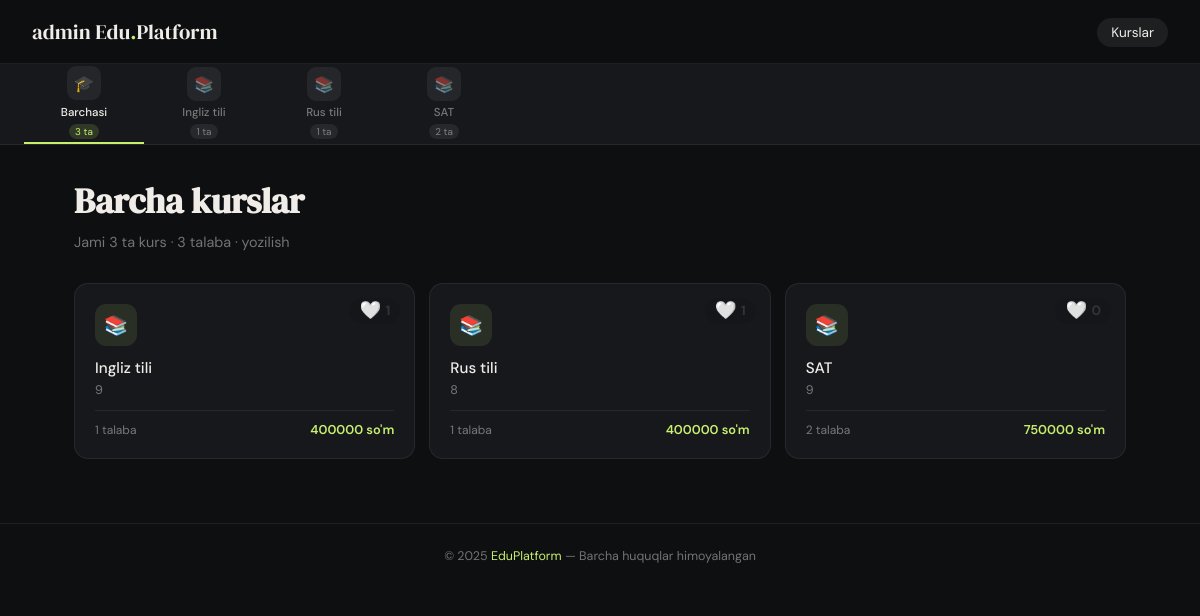
The app's page / (signed in) with its own data.
### courses/models.py (models this page shows, shortened)
class Course(models.Model):
    name = models.CharField(max_length=100, verbose_name='Nomi')
    description = models.TextField(blank=True, null=True, verbose_name='Batafsil')
    price = models.PositiveIntegerField(verbose_name='Narxi')
    duration = models.CharField(max_length=50, verbose_name='Davomiyligi')
    level = models.CharField(max_length=50, default='Beginner', verbose_name='Darajasi')
    is_active = models.BooleanField(default=True, verbose_name='Faolmi')
    updated_at = models.DateTimeField(auto_now=True, verbose_name='Oxirgi tahrirlangan vaqt')
    students = models.ManyToManyField(Student, verbose_name='O\'quvchilar')
    likes = models.ManyToManyField(Student, related_name='favorite_courses', blank=True, verbose_name='Yoqtirganlar')
    class Meta:
        verbose_name = "Kurs"
        verbose_name_plural = "Kurslar"

### courses/views.py (the view)
# urls.py: path('', home, name='home'),
def home(request):
    courses = Course.objects.all()
    students = Student.objects.all()
    context = {
        'courses': courses,
        'students': students,
        'total_students': students.count(),
        'title': 'Bosh sahifa',
    }
    return render(request, 'courses/index.html', context)

### templates/courses/index.html (shortened to what this page needs)
{% extends 'base.html' %}
{% block content %}
<div style="margin-bottom: 2rem;">
  <h1 style="font-family: var(--serif); font-size: 2.2rem; margin-bottom: 8px;">
    Barcha kurslar
  </h1>
  <p style="color: var(--muted); font-size: 0.9rem;">
    Jami {{ courses|length }} ta kurs · {{ total_students }} talaba · {{ total_enrollments }} yozilish
  </p>
</div>
{% if courses %}
<div class="courses-grid">
  {% for course in courses %}
  <div style="position: relative;">
    <a href="{% url 'course_detail' course.id %}" class="course-card" style="display: block; height: 100%;">
      <div class="course-card-icon">📚</div>
      <div class="course-card-name">{{ course.name }}</div>
      <div class="course-card-meta">{{ course.duration }}</div>
      <div class="course-card-footer">
        <span class="course-card-count">{{ course.students.count }} talaba</span>
        <span class="course-card-price">{{ course.price|floatformat:0 }} so'm</span>
      </div>
    </a>
    <div style="position: absolute; top: 15px; right: 15px; display: flex; align-items: center; gap: 4px; background: rgba(0, 0, 0, 0.08); padding: 4px 10px; border-radius: 20px; z-index: 10;">
      <a href="{% url 'like_course' course.id %}" style="text-decoration: none; line-height: 1; transition: transform 0.1s ease;" onmouseover="this.style.transform='scale(1.15)'" onmouseout="this.style.transform='scale(1)'">
        {% if request.user.student in course.likes.all %}
            <span style="font-size: 1.1rem; cursor: pointer;">❤️</span>
        {% else %}
            <span style="font-size: 1.1rem; cursor: pointer;">🤍</span>
        {% endif %}
      </a>
      <span style="font-size: 0.85rem; font-weight: bold; color: #333;">{{ course.likes.count }}</span>
    </div>
  </div>
  {% endfor %}
</div>
{% else %}
<div class="empty">Hali kurs qo'shilmagan.</div>
{% endif %}
{% endblock %}

### templates/layout/navbar.html (shortened to what this page needs)
<nav class="navbar">
  <a href="{% url 'home' %}" class="navbar-logo">
    {% if request.user.is_authenticated %}
    {{ request.user }}
    {% endif %}
    Edu<span>.</span>Platform</a>
  <ul class="navbar-links">
    <li><a href="{% url 'home' %}" {% if request.resolver_match.url_name == 'home' %}class="active"{% endif %}>Kurslar</a></li>
  </ul>
</nav>
<div class="rail-wrapper">
  <div class="rail">
    <a href="{% url 'home' %}" class="rail-item {% if not course %}active{% endif %}">
      <div class="rail-icon">🎓</div>
      <span class="rail-label">Barchasi</span>
      <span class="rail-count">{{ courses|length }} ta</span>
    </a>
    {% for c in courses %}
    <a href="{% url 'course_detail' c.id %}" class="rail-item {% if course.id == c.id %}active{% endif %}">
      <div class="rail-icon">📚</div>
      <span class="rail-label">{{ c.name|truncatechars:16 }}</span>
      <span class="rail-count">{{ c.students.count }} ta</span>
    </a>
    {% endfor %}
  </div>
</div>

### templates/components/_style.html (style rules this page uses)
*, *::before, *::after { box-sizing: border-box; margin: 0; padding: 0; }
:root { --nav-h: 64px; --rail-h: 80px; --bg: #0e0f11; --bg2: #16181c; --bg3: #1e2126; --border: rgba(255,255,255,0.07); --border2: rgba(255,255,255,0.13); --text: #f0ede8; --muted: rgba(240,237,232,0.45); --accent: #c8f06e; --serif: 'DM Serif Display', Georgia, serif; --sans: 'DM Sans', system-ui, sans-serif; }
html, body { min-height: 100vh; background: var(--bg); color: var(--text); font-family: var(--sans); }
a { text-decoration: none; color: inherit; }
.navbar { position: sticky; top: 0; z-index: 100; height: var(--nav-h); display: flex; align-items: center; justify-content: space-between; padding: 0 2rem; background: rgba(14,15,17,0.9); backdrop-filter: blur(14px); border-bottom: 0.5px solid var(--border); }
.navbar-logo { font-family: var(--serif); font-size: 1.3rem; color: var(--text); }
.navbar-logo span { color: var(--accent); }
.navbar-links { display: flex; align-items: center; gap: 4px; list-style: none; }
.navbar-links a { color: var(--muted); font-size: 0.85rem; padding: 6px 14px; border-radius: 20px; transition: all 0.2s; }
.navbar-links a:hover, .navbar-links a.active { color: var(--text); background: rgba(255,255,255,0.07); }
.rail-wrapper { position: sticky; top: var(--nav-h); z-index: 90; background: var(--bg2); border-bottom: 0.5px solid var(--border); overflow: hidden; }
.rail { display: flex; align-items: center; overflow-x: auto; padding: 0 1.5rem; scrollbar-width: none; }
.rail-item { display: flex; flex-direction: column; align-items: center; justify-content: center; gap: 4px; padding: 0 18px; height: var(--rail-h); min-width: 120px; flex-shrink: 0; background: none; border: none; border-bottom: 2px solid transparent; color: var(--muted); font-family: var(--sans); cursor: pointer; transition: all 0.2s; text-decoration: none; }
.rail-item.active { color: var(--text); border-bottom-color: var(--accent); }
.rail-icon { width: 34px; height: 34px; border-radius: 9px; display: flex; align-items: center; justify-content: center; font-size: 1rem; background: rgba(255,255,255,0.06); transition: transform 0.2s; }
.rail-item:hover .rail-icon, .rail-item.active .rail-icon { transform: translateY(-1px); }
.rail-label { font-size: 0.72rem; font-weight: 500; white-space: nowrap; }
.rail-count { font-size: 0.62rem; padding: 1px 6px; border-radius: 20px; background: rgba(255,255,255,0.07); }
.rail-item.active .rail-count { background: rgba(200,240,110,0.15); color: var(--accent); }
.courses-grid { display: grid; grid-template-columns: repeat(auto-fill, minmax(260px, 1fr)); gap: 14px; margin-top: 1.5rem; }
.course-card { background: var(--bg2); border: 0.5px solid var(--border); border-radius: 14px; padding: 1.25rem; transition: all 0.2s; cursor: pointer; display: block; }
.course-card-icon { width: 42px; height: 42px; border-radius: 11px; display: flex; align-items: center; justify-content: center; font-size: 1.2rem; margin-bottom: 12px; background: rgba(200,240,110,0.1); }
.course-card-name { font-size: 0.95rem; font-weight: 500; color: var(--text); margin-bottom: 4px; }
.course-card-meta { font-size: 0.78rem; color: var(--muted); margin-bottom: 12px; }
.course-card-footer { display: flex; align-items: center; justify-content: space-between; padding-top: 10px; border-top: 0.5px solid var(--border); }
.course-card-count { font-size: 0.75rem; color: var(--muted); }
.course-card-price { font-size: 0.8rem; font-weight: 600; color: var(--accent); }

### records on screen
Course: name "Ingliz tili", students.count "1", duration "9", price "400000", likes.count "1"
Course: name "Rus tili", students.count "1", duration "8", price "400000", likes.count "1"
Course: name "SAT", students.count "2", duration "9", price "750000", likes.count "0"

### other values on screen
{{ request.user }} "admin"
{{ courses|length }} "3"
{{ total_students }} "3"
